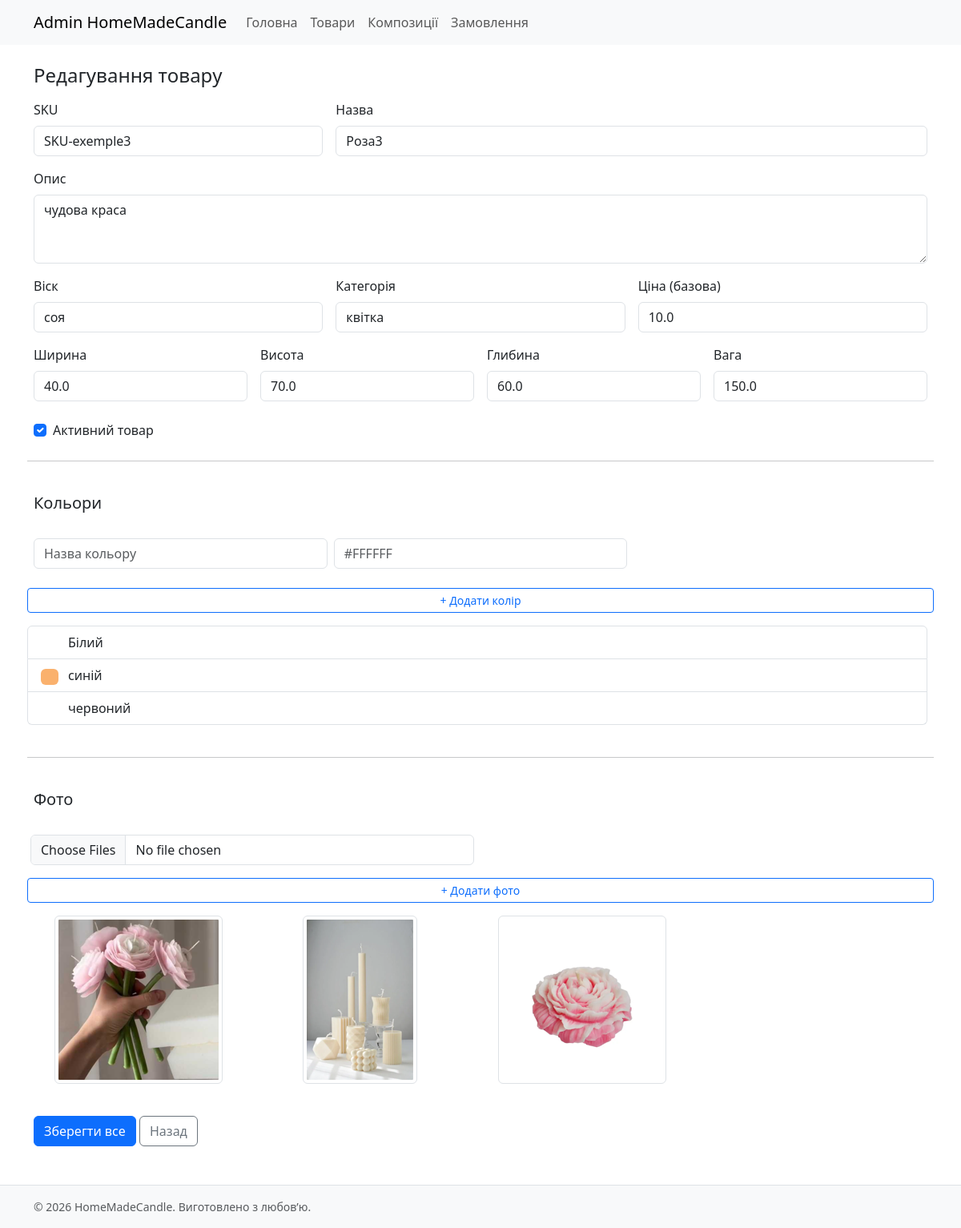
/admin/products/edit/4 (signed in), run on the app's committed database.
### models.py (models this page shows, shortened)
class Product(db.Model):
    id = db.Column(db.Integer, primary_key=True)
    sku = db.Column(db.String(64), unique=True, nullable=False)
    name = db.Column(db.String(120), nullable=False)
    description = db.Column(db.Text)
    wax_type = db.Column(db.String(64))
    category = db.Column(db.String(64))
    width = db.Column(db.Float)
    height = db.Column(db.Float)
    depth = db.Column(db.Float)
    weight = db.Column(db.Float)
    price = db.Column(db.Float, default=0.0)
    is_active = db.Column(db.Boolean, default=True)
    colors = db.relationship("Color", backref="product", cascade="all, delete-orphan")
    images = db.relationship("ProductImage", backref="product",
                             order_by="ProductImage.sort_order",
                             cascade="all, delete-orphan")

class Color(db.Model):
    id = db.Column(db.Integer, primary_key=True)
    product_id = db.Column(db.Integer, db.ForeignKey("product.id"), nullable=False)
    color_name = db.Column(db.String(64), nullable=False)
    color_hex = db.Column(db.String(7), nullable=False)  # "#FFFFFF"
    is_default = db.Column(db.Boolean, default=False)
    price_modifier = db.Column(db.Float, default=0.0)     # 0.1 = +10% від базової ціни

class ProductImage(db.Model):
    id = db.Column(db.Integer, primary_key=True)
    product_id = db.Column(db.Integer, db.ForeignKey("product.id"), nullable=False)
    filename = db.Column(db.String(255), nullable=False)         # оригінал
    preview_filename = db.Column(db.String(255))                  # прев’ю 200x200
    alt_text = db.Column(db.String(120))
    sort_order = db.Column(db.Integer, default=0)

### blueprints/admin/routes.py (the view, shortened to what this page needs)
@bp.route("/products/edit", methods=["GET", "POST"])
@bp.route("/products/edit/<int:product_id>", methods=["GET", "POST"])
@login_required
def product_edit(product_id=None):
    product = None
    colors = []
    images = []
    if product_id:
        product = Product.query.get_or_404(product_id)
        colors = Color.query.filter_by(product_id=product.id).all()
        images = ProductImage.query.filter_by(product_id=product.id).order_by(ProductImage.sort_order).all()
    return render_template("admin/product_form.html", product=product, colors=colors, images=images)

### blueprints/admin/routes.py (called while the page is built)
@login_manager.user_loader
def load_user(user_id):
    return User.query.get(int(user_id))

### templates/admin/product_form.html (shortened to what this page needs)
{% extends "base.html" %}
{% block content %}
<div class="container">
  <h1 class="h4 mb-3">{{ 'Створення товару' if not product else 'Редагування товару' }}</h1>
  <form method="post" enctype="multipart/form-data" class="row g-3">
    <div class="col-12 col-md-4">
      <label class="form-label">SKU</label>
      <input name="sku" class="form-control" value="{{ product.sku if product else '' }}" required>
    </div>
    <div class="col-12 col-md-8">
      <label class="form-label">Назва</label>
      <input name="name" class="form-control" value="{{ product.name if product else '' }}" required>
    </div>
    <div class="col-12">
      <label class="form-label">Опис</label>
      <textarea name="description" class="form-control" rows="3">{{ product.description if product else '' }}</textarea>
    </div>
    <div class="col-12 col-md-4">
      <label class="form-label">Віск</label>
      <input name="wax_type" class="form-control" value="{{ product.wax_type if product else '' }}">
    </div>
    <div class="col-12 col-md-4">
      <label class="form-label">Категорія</label>
      <input name="category" class="form-control" value="{{ product.category if product else '' }}">
    </div>
    <div class="col-12 col-md-4">
      <label class="form-label">Ціна (базова)</label>
      <input name="price" type="number" step="0.01" class="form-control" value="{{ product.price if product else '0.00' }}">
    </div>
    <div class="col-12 col-md-3">
      <label class="form-label">Ширина</label>
      <input name="width" type="number" step="0.1" class="form-control" value="{{ product.width if product else '' }}">
    </div>
    <div class="col-12 col-md-3">
      <label class="form-label">Висота</label>
      <input name="height" type="number" step="0.1" class="form-control" value="{{ product.height if product else '' }}">
    </div>
    <div class="col-12 col-md-3">
      <label class="form-label">Глибина</label>
      <input name="depth" type="number" step="0.1" class="form-control" value="{{ product.depth if product else '' }}">
    </div>
    <div class="col-12 col-md-3">
      <label class="form-label">Вага</label>
      <input name="weight" type="number" step="0.1" class="form-control" value="{{ product.weight if product else '' }}">
    </div>
    <div class="col-12">
      <div class="form-check mt-2">
        <input class="form-check-input" type="checkbox" name="is_active" id="is_active"
               {% if product and product.is_active %}checked{% endif %}>
        <label class="form-check-label" for="is_active">Активний товар</label>
      </div>
    </div>
    <hr class="my-4">
    <h2 class="h5 mb-3">Кольори</h2>
    <div id="color-fields">
      <div class="row g-2 mb-2 color-row">
        <div class="col-12 col-md-4">
          <input name="color_name" class="form-control" placeholder="Назва кольору">
        </div>
        <div class="col-12 col-md-4">
          <input name="color_hex" class="form-control" placeholder="#FFFFFF">
        </div>
      </div>
    </div>
    <button type="button" class="btn btn-sm btn-outline-primary" onclick="addColor()">+ Додати колір</button>
    {% if colors %}
      <ul class="list-group my-3">
        {% for c in colors %}
          <li class="list-group-item d-flex justify-content-between align-items-center">
            <div>
              <span class="badge me-2" style="background:{{ c.color_hex }};">&nbsp;&nbsp;</span>
              {{ c.color_name }}
            </div>
          </li>
        {% endfor %}
      </ul>
    {% endif %}
    <hr class="my-4">
    <h2 class="h5 mb-3">Фото</h2>
    <div class="row g-2" id="image-fields">
      <div class="col-12 col-md-6">
        <input type="file" name="images" class="form-control" accept=".jpg,.jpeg,.png,.gif" multiple>
      </div>
    </div>
    <button type="button" class="btn btn-sm btn-outline-primary" onclick="addImage()">+ Додати фото</button>
    <div class="row mt-3">
      {% for img in images %}
        <div class="col-6 col-md-3 mb-3 text-center">
          <img src="{{ url_for('static', filename='img/uploads/' ~ (img.preview_filename or img.filename)) }}"
               class="img-fluid img-thumbnail" alt="{{ img.alt_text }}">
        </div>
      {% endfor %}
    </div>
    <div class="col-12 mt-4">
      <button class="btn btn-primary" type="submit">Зберегти все</button>
      <a class="btn btn-outline-secondary" href="{{ url_for('admin.product_list') }}">Назад</a>
    </div>
  </form>
</div>
{% endblock %}

### static/css/main.css (style rules this page uses)
body { font-family: system-ui, -apple-system, Segoe UI, Roboto, sans-serif; }

### data on the page
Product: sku "SKU-exemple3", name "Роза3", description "чудова краса", wax_type "соя", category "квітка", price "10.0", width "40.0", height "70.0", depth "60.0", weight "150.0", is_active "☑"
Color: color_name "Білий"
Color: color_name "синій"
Color: color_name "червоний"
ProductImage: preview_filename (picture)
ProductImage: preview_filename (picture)
ProductImage: preview_filename (picture)

### other printed values
{{ 'Створення товару' if not product else 'Редагування товару' }} "Редагування товару"
{{ 2026 }} "2026"
